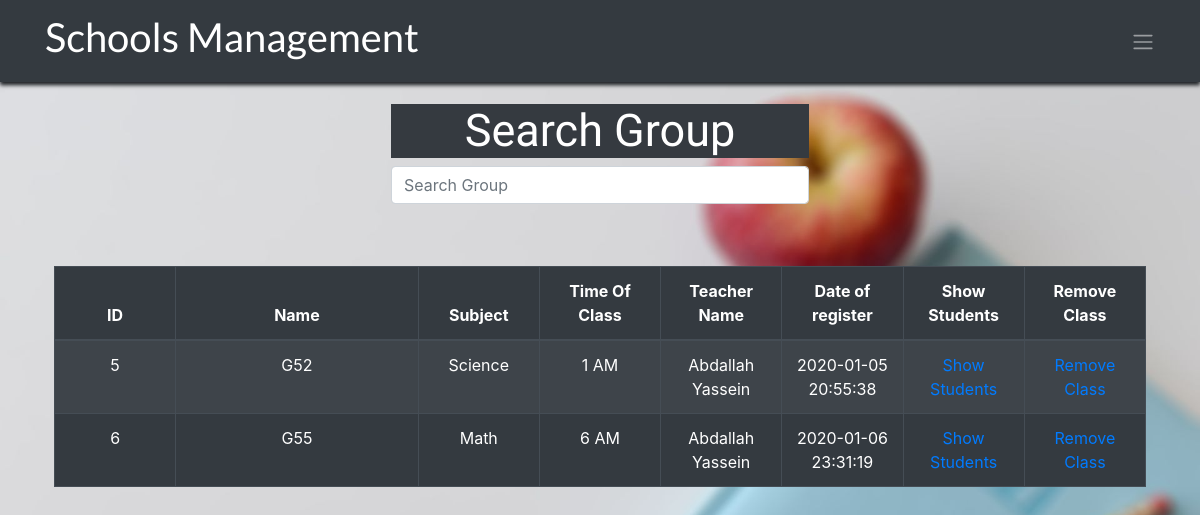
Page /institutions/show_data/search-classes.php (signed in) on the committed database.
### tables this page shows
CREATE TABLE `groups` (
  `id` int(11) NOT NULL,
  `school_id` int(11) DEFAULT NULL,
  `name` text DEFAULT NULL,
  `subject` text DEFAULT NULL,
  `time_of_room` text DEFAULT NULL,
  `date_of_register` timestamp NOT NULL DEFAULT current_timestamp(),
  `teacher_id` int(11) DEFAULT NULL
);

CREATE TABLE `teachers` (
  `id` int(11) NOT NULL,
  `school_id` int(11) DEFAULT NULL,
  `username` text DEFAULT NULL,
  `password` text DEFAULT NULL,
  `name` text DEFAULT NULL,
  `subject` text DEFAULT NULL,
  `number` text DEFAULT NULL,
  `email` text DEFAULT NULL,
  `address` text DEFAULT NULL,
  `date_of_register` timestamp NOT NULL DEFAULT current_timestamp()
);

### institutions/show_data/search-classes.php (the view, shortened to what this page needs)
<!DOCTYPE html>
<html>
<head>
  <link rel="stylesheet" href="https://stackpath.bootstrapcdn.com/bootstrap/4.3.1/css/bootstrap.min.css">
</head>
<body>
    <nav class="navbar navbar-expand-sm bg-dark navbar-dark">
        <div class="container">
            <a class="navbar-brand" href="../welcome.php">
                <h1 class="text-center navtitle">Schools Management</h1>
            </a>
            <ul class="nav navbar-nav ml-auto">
                <li class="nav-item dropdown ">
                    <a class="navbar-toggler-icon" href="#" id="navbardrop" data-toggle="dropdown"></a>
                </li>
            </ul>
    </nav>
    <div class="container">
    <div class="col-13 col-sm-6 col-md-5 mx-auto" style="padding: 2%;">
        <div class="form-group">
          <h2 class="text-center" style=" font-size: 45px; font-family:'Coustard', serif; color: #FFFFFF; background-color:#353a40;">Search Group</h2>
          <input type="text" name="search" id="search" autocomplete="off" class="form-control" placeholder="Search Group">
        </div>
      </div>
    </div>
    <div class="container" style="padding: 2%;">
        <table class="table table-bordered table-striped table-dark" style="width: 100%;">
            <thead>
                <tr>
                    <th style="text-align: center; width: 10%;">ID</th>
                    <th style="text-align: center;width: 20%;">Name</th>
                    <th style="text-align: center;width: 10%;">Subject</th>
                    <th style="text-align: center;width: 10%;">Time Of Class</th>
                    <th style="text-align: center;width: 10%;">Teacher Name</th>
                    <th style="text-align: center;width: 10%;">Date of register</th>
                    <th style="text-align: center;width: 10%;">Show Students</th>
                    <th style="text-align: center;width: 10%;">Remove Class</th>
                </tr>
            </thead>
            <tbody>
                <tr>
                    <?php
                    include("../config.php");
                    $query = "SELECT * FROM groups ORDER BY name";
                    $result = mysqli_query($link, $query);
                    if (mysqli_num_rows($result) > 0) {
                        while ($user = mysqli_fetch_array($result)) {
                            if ($user['school_id'] == (int)$_SESSION['id']) {
                            echo "<td align='center'>" . $user['id'] . "</td>";
                            echo "<td align='center'>" . $user['name'] . "</td>";
                            echo "<td align='center'>" . $user['subject'] . "</td>";
                            echo "<td align='center'>" . $user['time_of_room'] . "</td>";
                            $query2 = "SELECT name FROM teachers WHERE teachers.id={$user['teacher_id'] }";
                            $result2 = mysqli_query($link, $query2);
                            $user2 = mysqli_fetch_array($result2);
                            echo "<td align='center'>" . $user2['name'] . "</td>";
                            echo "<td align='center'>" . $user['date_of_register'] . "</td>";
                            echo ("<td align='center'><a href=\"../show_data/show-students-class.php?group_control_id=".$user['id']."\">Show Students</a></td>");
                            echo ("<td align='center'><a href=\"../remove_data/remove-class.php?group_id=".$user['id']."\">Remove Class</a></td>");
                            echo "</tr>";
                        }
                    }
                }
                    ?>
        </table>
    </div>
</body>
</html>

### institutions/show_data/search-classes.php (style rules this page uses)
body { background-image: url("../images/back22.jpg"); background-size: cover; }
.navtitle { font-family: 'Lato', sans-serif; }
.navbar { box-shadow: 0 3px 4px rgba(0, 0, 0, 0.16), 0 3px 4px; }

### rows in the picture
groups: id "5", name "G52", subject "Science", time_of_room "1 AM", teacher.name "Abdallah Yassein", date_of_register "2020-01-05 20:55:38"
groups: id "6", name "G55", subject "Math", time_of_room "6 AM", teacher.name "Abdallah Yassein", date_of_register "2020-01-06 23:31:19"
